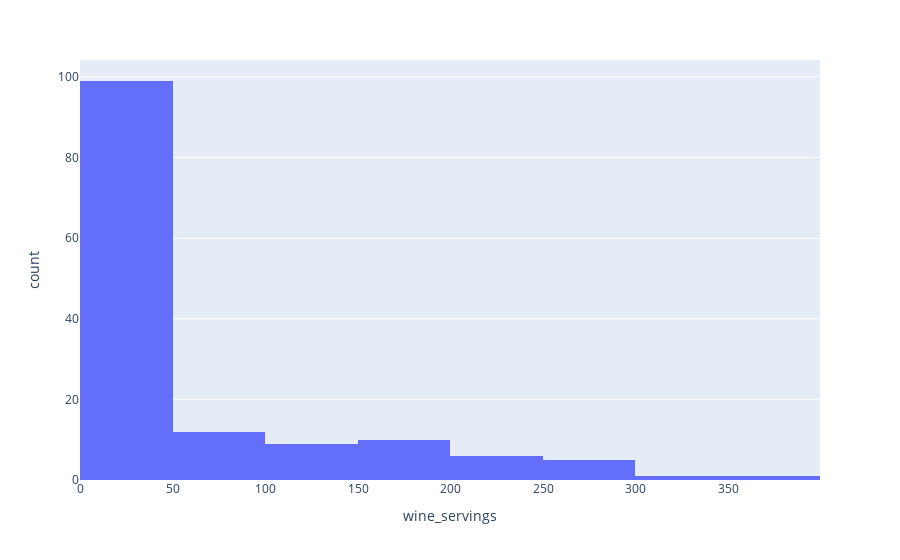

The notebook cell saved with this chart:
### Code cell
#wine
fig=px.histogram(df, x='wine_servings', nbins=10)
fig.show()

### Figure 1 — Plotly figure (JSON) as saved in the notebook; plotly's stock layout.template omitted (floating-point values rounded to 4 significant figures; data arrays with more than 128 entries replaced by an {"elided": "..."} marker saying what was removed)
{"data": [{"alignmentgroup": "True", "bingroup": "x", "hovertemplate": "wine_servings=%{x}<br>count=%{y}<extra></extra>", "legendgroup": "", "marker": {"color": "#636efa", "pattern": {"shape": ""}}, "name": "", "nbinsx": 10, "offsetgroup": "", "orientation": "v", "showlegend": false, "type": "histogram", "x": {"elided": "143 int values"}, "xaxis": "x", "yaxis": "y"}], "layout": {"barmode": "relative", "legend": {"tracegroupgap": 0}, "margin": {"t": 60}, "xaxis": {"anchor": "y", "domain": [0, 1], "title": {"text": "wine_servings"}}, "yaxis": {"anchor": "x", "domain": [0, 1], "title": {"text": "count"}}}}
